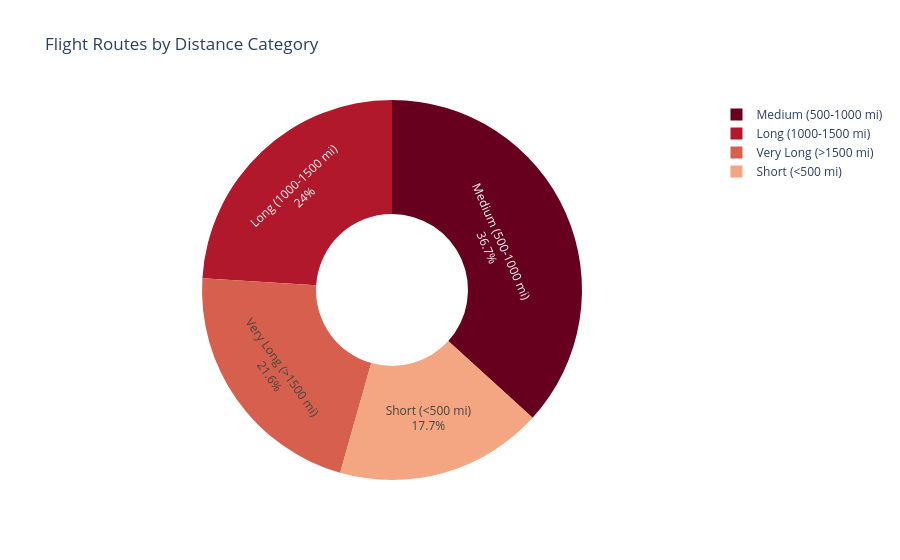

Notebook source saved alongside this figure:
### Markdown cell above
## 2. Route Distance Distribution

Short-haul vs long-haul flights:

### Code cell
# Categorize by distance
df['distance_category'] = pd.cut(df['nsmiles'], 
                                  bins=[0, 500, 1000, 1500, 3000],
                                  labels=['Short (<500 mi)', 'Medium (500-1000 mi)', 
                                          'Long (1000-1500 mi)', 'Very Long (>1500 mi)'])

dist_counts = df['distance_category'].value_counts().reset_index()
dist_counts.columns = ['Distance Category', 'Number of Routes']

fig = px.pie(dist_counts, 
             values='Number of Routes', 
             names='Distance Category',
             title='Flight Routes by Distance Category',
             hole=0.4,
             color_discrete_sequence=px.colors.sequential.RdBu)

fig.update_traces(textposition='inside', textinfo='percent+label')
fig.show()

### Figure 1 — Plotly figure (JSON) as saved in the notebook; plotly's stock layout.template omitted (floating-point values rounded to 4 significant figures)
{"data": [{"domain": {"x": [0, 1], "y": [0, 1]}, "hole": 0.4, "hovertemplate": "Distance Category=%{label}<br>Number of Routes=%{value}<extra></extra>", "labels": ["Medium (500-1000 mi)", "Long (1000-1500 mi)", "Very Long (>1500 mi)", "Short (<500 mi)"], "legendgroup": "", "name": "", "showlegend": true, "textinfo": "percent+label", "textposition": "inside", "type": "pie", "values": [5145, 3362, 3024, 2473]}], "layout": {"legend": {"tracegroupgap": 0}, "piecolorway": ["rgb(103,0,31)", "rgb(178,24,43)", "rgb(214,96,77)", "rgb(244,165,130)", "rgb(253,219,199)", "rgb(247,247,247)", "rgb(209,229,240)", "rgb(146,197,222)", "rgb(67,147,195)", "rgb(33,102,172)", "rgb(5,48,97)"], "title": {"text": "Flight Routes by Distance Category"}}}
